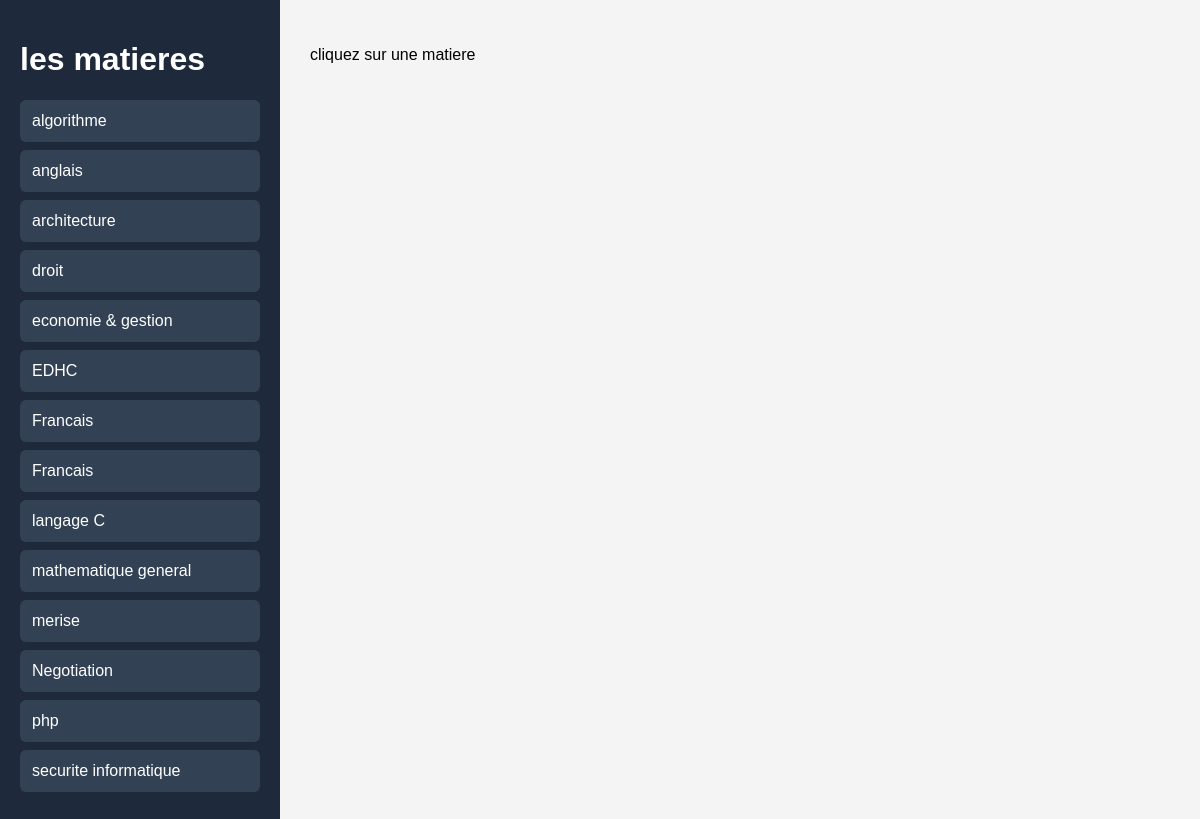
Page /mesMatiere.php on the committed database.
### tables this page shows
CREATE TABLE IF NOT EXISTS `matieres` (
  `id_matiere` int NOT NULL AUTO_INCREMENT,
  `libelle_mat` varchar(40) NOT NULL,
  `coefficient` int NOT NULL,
  `heure` int NOT NULL,
  `id_prof` int NOT NULL,
  PRIMARY KEY (`id_matiere`),
  KEY `id_prof` (`id_prof`)
);

### mesMatiere.php (the view, shortened to what this page needs)
<?php
    require "db_connexion.php";
    $smt = $PDO->query("SELECT id_matiere,libelle_mat,coefficient,heure FROM matieres ORDER BY libelle_mat");
    $lesMatieres = $smt->fetchAll(PDO::FETCH_ASSOC);
?>
<!DOCTYPE html>
<html lang="en">
<head>
</head>
<body>
    <div class="liste">
        <h1>les matieres</h1>
        <?php if(empty($lesMatieres)):?>
            <p>aucune matiere enregistre</p>
         <?php else: ?>
         <?php foreach($lesMatieres as $matiere): ?>
            <div class="item-mati" id="item-mati" data-id="<?= htmlspecialchars($matiere['id_matiere'])?>">
             <?=  htmlspecialchars($matiere['libelle_mat'])?>
            </div>
            <?php endforeach ;?>
        <?php endif ;?>
    </div>
    <div class="panneau">
            <p id="messageVide" class="messageVide">cliquez sur une matiere</p>
    </div>
</body>
</html>

### mesMatiere.php (style rules this page uses)
* { box-sizing: border-box; font-family: Arial, sans-serif; }
body { margin: 0; display: flex; min-height: 100vh; background: #f4f4f4; }
.liste { width: 280px; background: #1e293b; color: white; padding: 20px; }
.item-mati { padding: 12px; margin-bottom: 8px; background: #334155; border-radius: 6px; cursor: pointer; transition: background 0.2s; }
.panneau { flex: 1; padding: 30px; }

### rows in the picture
matieres: libelle_mat "algorithme"
matieres: libelle_mat "anglais"
matieres: libelle_mat "architecture"
matieres: libelle_mat "droit"
matieres: libelle_mat "economie & gestion"
matieres: libelle_mat "EDHC"
matieres: libelle_mat "Francais"
matieres: libelle_mat "Francais"
matieres: libelle_mat "langage C"
matieres: libelle_mat "mathematique general"
matieres: libelle_mat "merise"
matieres: libelle_mat "Negotiation"
matieres: libelle_mat "php"
matieres: libelle_mat "securite informatique"
